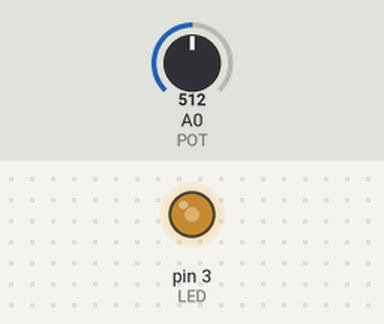
This sketch was run on a simulated Arduino Uno, built with avr-gcc and run on an emulated ATmega328P. On the bench: output pins drawn as LEDs (lit = HIGH). Inputs (shaded band) come from the test bench; at power-on: A0 (POT) = 512. What the sketch prints to the serial monitor is not drawn.

Above: at 1.2 s.
1.3 s: A0 (POT) set to 716
At 2.3 s:
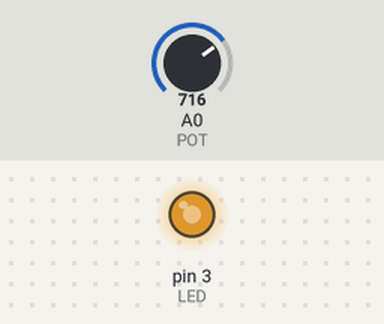
2.8 s: A0 (POT) set to 900
At 3.7 s:
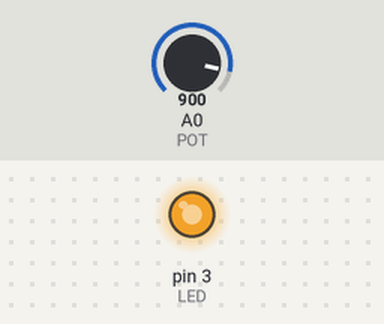
4.3 s: A0 (POT) set to 122
At 5.0 s:
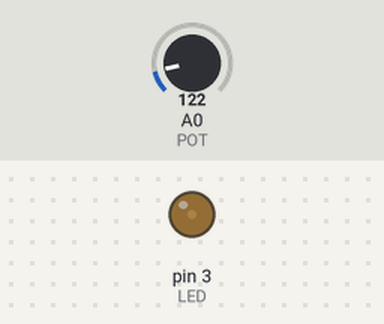
5.8 s: A0 (POT) set to 0
At 6.4 s:
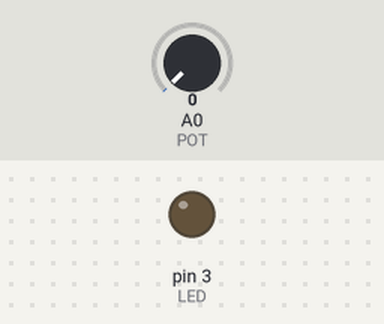
Timing chart, 0 to 8.3 s (numbered marks = the images above; inputs shaded):
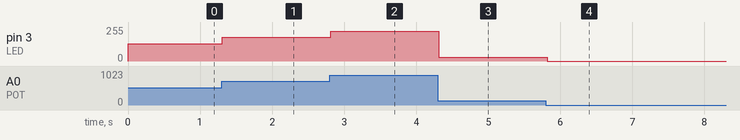

The sketch:

Analog_Input_Controls_LED_Brightness.ino
```cpp
int POT = A0;
int LED = 3;
int volume = 0;
void setup() {
  // put your setup code here, to run once:
  pinMode(POT, INPUT);
  pinMode(LED, OUTPUT);
  Serial.begin(9600);
}

void loop() {
  volume = analogRead(POT);
  int led_Brightness = volume / 4;
  analogWrite(LED, led_Brightness);
  Serial.println(String("밝기 : ") + led_Brightness);
  delay(100);
}
```

Measured:
- after the input at 1.3 s, pin 3 (LED): 128/255 → 179/255 at once
- after the input at 2.8 s, pin 3 (LED): 179/255 → 225/255 at once
- after the input at 4.3 s, pin 3 (LED): 225/255 → 30/255 at once
- after the input at 5.8 s, pin 3 (LED): 30/255 → 0/255 at once
